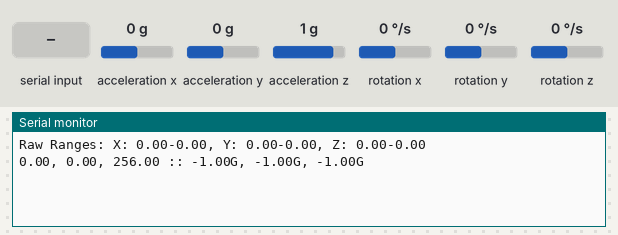
Simulated run of this sketch. Board: Arduino Uno, built with avr-gcc and run on an emulated ATmega328P. Parts: the last lines printed to the serial monitor. Wiring (inferred from the names in the program): HMC5883L compass at I2C address 0x1E; ADXL345 accelerometer at I2C address 0x53; ITG-3200 gyroscope at I2C address 0x68. Inputs (shaded band) come from the test bench; at power-on: acceleration x 0 g, acceleration y 0 g, acceleration z 1 g, rotation x 0 °/s, rotation y 0 °/s, rotation z 0 °/s.

Above: at 2.3 s.
2.4 s: "c" received over Serial
At 2.8 s:
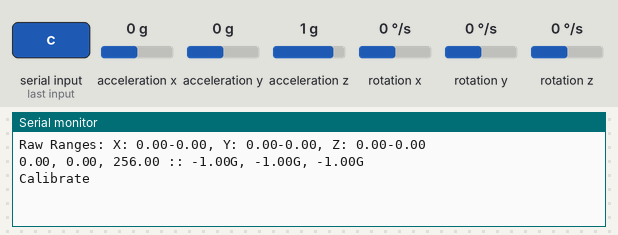
3.9 s: acceleration x set to -1.4 g
At 4.6 s:
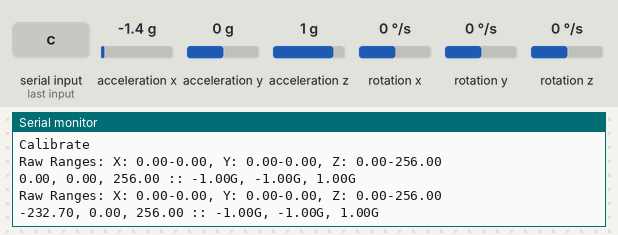
5.4 s: acceleration y set to -1.4 g
At 6.6 s:
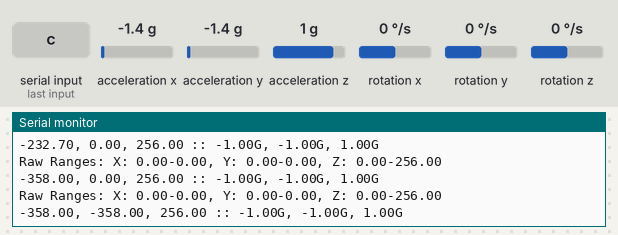
6.9 s: acceleration z set to -1.4 g
At 6.9 s:
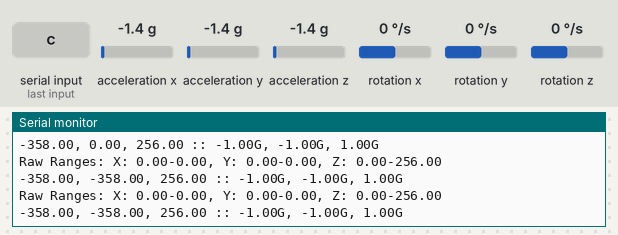
Timing chart, 0 to 9.4 s (numbered marks = the images above; inputs shaded):
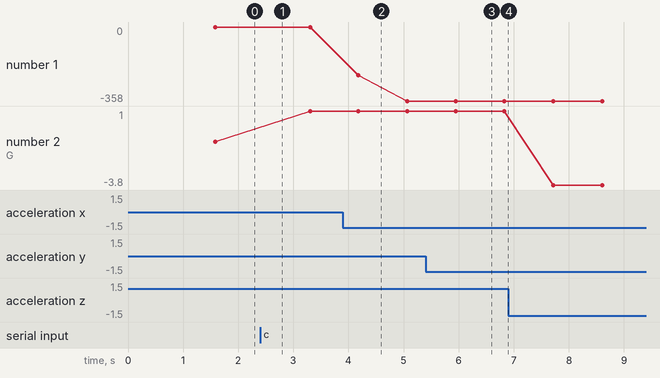

The sketch:

Calibration.ino
```cpp
#include <Wire.h>
#include "GY_85.h"

GY_85 GY85;
char choice;

// Raw Ranges:
// initialize to mid-range and allow calibration to
// find the minimum and maximum for each axis
double xRawMin = 0;
double xRawMax = 0;

double yRawMin = 0;
double yRawMax = 0;

double zRawMin = 0;
double zRawMax = 0;

// Take multiple samples to reduce noise
const int sampleSize = 10;

void setup()
{
    Wire.begin();
    delay(10);
    Serial.begin(9600);
    delay(10);
    GY85.init();
    delay(10);
}

void loop()
{

  double xRaw = 0;
  double yRaw = 0;
  double zRaw = 0;

  for(int i=0; i<100; i++){
    xRaw += GY85.accelerometer_x( GY85.readFromAccelerometer() );
    yRaw += GY85.accelerometer_y( GY85.readFromAccelerometer() );
    zRaw += GY85.accelerometer_z( GY85.readFromAccelerometer() );
  }

  xRaw /= 100.0;
  yRaw /= 100.0;
  zRaw /= 100.0;

  choice = 'q';

  if (Serial.available() > 0){

    choice = Serial.read();
  }

//choice = 'c';
  if (choice == 'c')
  {
    AutoCalibrate(xRaw, yRaw, zRaw);
  }
  else
  {
    Serial.print("Raw Ranges: X: ");
    Serial.print(xRawMin);
    Serial.print("-");
    Serial.print(xRawMax);

    Serial.print(", Y: ");
    Serial.print(yRawMin);
    Serial.print("-");
    Serial.print(yRawMax);

    Serial.print(", Z: ");
    Serial.print(zRawMin);
    Serial.print("-");
    Serial.print(zRawMax);
    Serial.println();
    Serial.print(xRaw);
    Serial.print(", ");
    Serial.print(yRaw);
    Serial.print(", ");
    Serial.print(zRaw);

    // Convert raw values to 'milli-Gs"
    long xScaled = map(xRaw, xRawMin, xRawMax, -1000, 1000);
    long yScaled = map(yRaw, yRawMin, yRawMax, -1000, 1000);
    long zScaled = map(zRaw, zRawMin, zRawMax, -1000, 1000);

    // re-scale to fractional Gs
    float xAccel = xScaled / 1000.0;
    float yAccel = yScaled / 1000.0;
    float zAccel = zScaled / 1000.0;

    Serial.print(" :: ");
    Serial.print(xAccel);
    Serial.print("G, ");
    Serial.print(yAccel);
    Serial.print("G, ");
    Serial.print(zAccel);
    Serial.println("G");


  }
  delay(500);

}
//
// Read "sampleSize" samples and report the average
//
int ReadAxis(int axisPin)
{
  long reading = 0;
  analogRead(axisPin);
  delay(1);
  for (int i = 0; i < sampleSize; i++)
  {
    reading += analogRead(axisPin);
  }
  return reading/sampleSize;
}

//
// Find the extreme raw readings from each axis
//
void AutoCalibrate(double xRaw, double yRaw, double zRaw)
{
  Serial.println("Calibrate");

  if (xRaw < xRawMin)
  {
    xRawMin = xRaw;
  }
  if (xRaw > xRawMax)
  {
    xRawMax = xRaw;
  }

  if (yRaw < yRawMin)
  {
    yRawMin = yRaw;
  }
  if (yRaw > yRawMax)
  {
    yRawMax = yRaw;
  }

  if (zRaw < zRawMin)
  {
    zRawMin = zRaw;
  }
  if (zRaw > zRawMax)
  {
    zRawMax = zRaw;
  }
}
```

GY_85.h
```cpp
#include "Arduino.h"
#include <Wire.h>

#ifndef GY_85_h
#define GY_85_h

//----------addresses----------//
#define ADXL345 (0x53)         // Device address as specified in data sheet //ADXL345 accelerometer
#define DATAX0  (0x32)         //X-Axis Data 0
//#define DATAX1 0x33          //X-Axis Data 1
//#define DATAY0 0x34          //Y-Axis Data 0
//#define DATAY1 0x35          //Y-Axis Data 1
//#define DATAZ0 0x36          //Z-Axis Data 0
//#define DATAZ1 0x37          //Z-Axis Data 1
#define HMC5883 (0x1E)         //gyro
#define ITG3200 (0x68)         //compass


class GY_85
{

private:
    void GyroCalibrate();
    void SetGyro();
    void SetCompass();
    void SetAccelerometer();

public:
    void   init();
    short int*   readFromAccelerometer();
    short int*   readFromCompass();
    float* readGyro();

    //callback functions
    inline short int accelerometer_x( short int* a ){ return *(   a ); }
    inline short int accelerometer_y( short int* a ){ return *( 1+a ); }
    inline short int accelerometer_z( short int* a ){ return *( 2+a ); }

    //-----------------------------------

    inline short int compass_x( short int* a ){ return *(   a ); }
    inline short int compass_y( short int* a ){ return *( 1+a ); }
    inline short int compass_z( short int* a ){ return *( 2+a ); }

    //-----------------------------------

    //Divide by 14.375 to get degrees/sec
    //Divide by 823.62683050057 to get rad/sec
    inline float gyro_x( float* a ){ return *(   a ) / 823.62683050057; }
    inline float gyro_y( float* a ){ return *( 1+a ) / 823.62683050057; }
    inline float gyro_z( float* a ){ return *( 2+a ) / 823.62683050057; }
    inline float temp  ( float* a ){ return  35+( *( 3+a )+13200 ) / 280; }
};

#endif
```

Measured:
- after the input at 2.4 s, the serial monitor: prints a new line at once (image 1)
- after the input at 3.9 s, the serial monitor: prints a new line after 0.28 s (image 2)
- after the input at 5.4 s, the serial monitor: prints a new line after 0.55 s (image 3)
- plotted number 1: 0 → -358 after the input at 3.9 s
- plotted number 2: -1 → 1 after the input at 2.4 s, 1 → -3.8 after the input at 6.9 s
